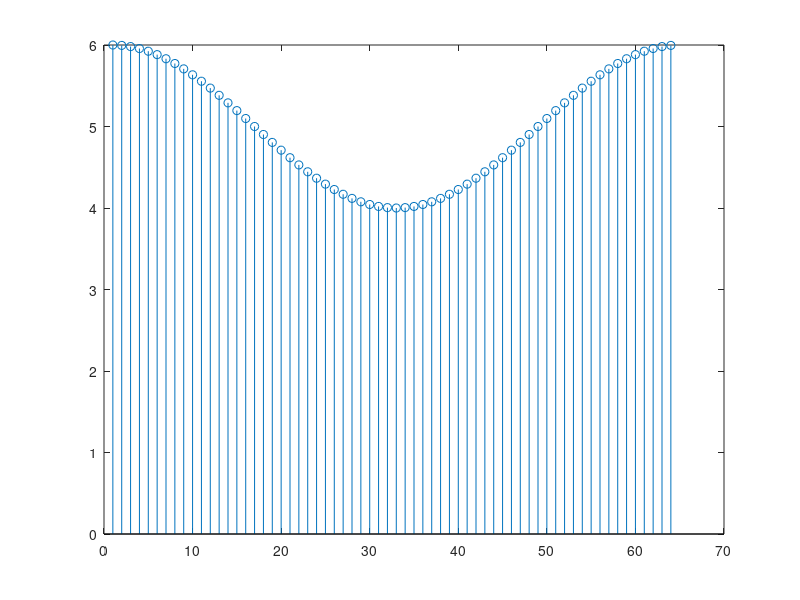
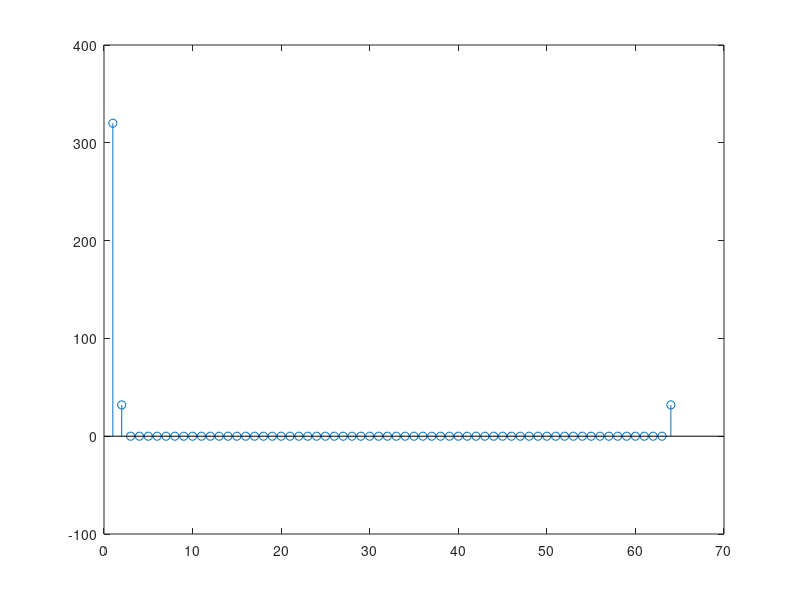

Source code (MATLAB) for these figures, in order:
N = 64;
n = 0:N - 1;
w = 2*pi/N;
% orginal function
x = cos(n*w) + 5;
stem(x);

% fast fourier transform
XX = fft(x);
figure(2)
stem(XX)

XX(1)/N
XX(2:4)/(N*2)
